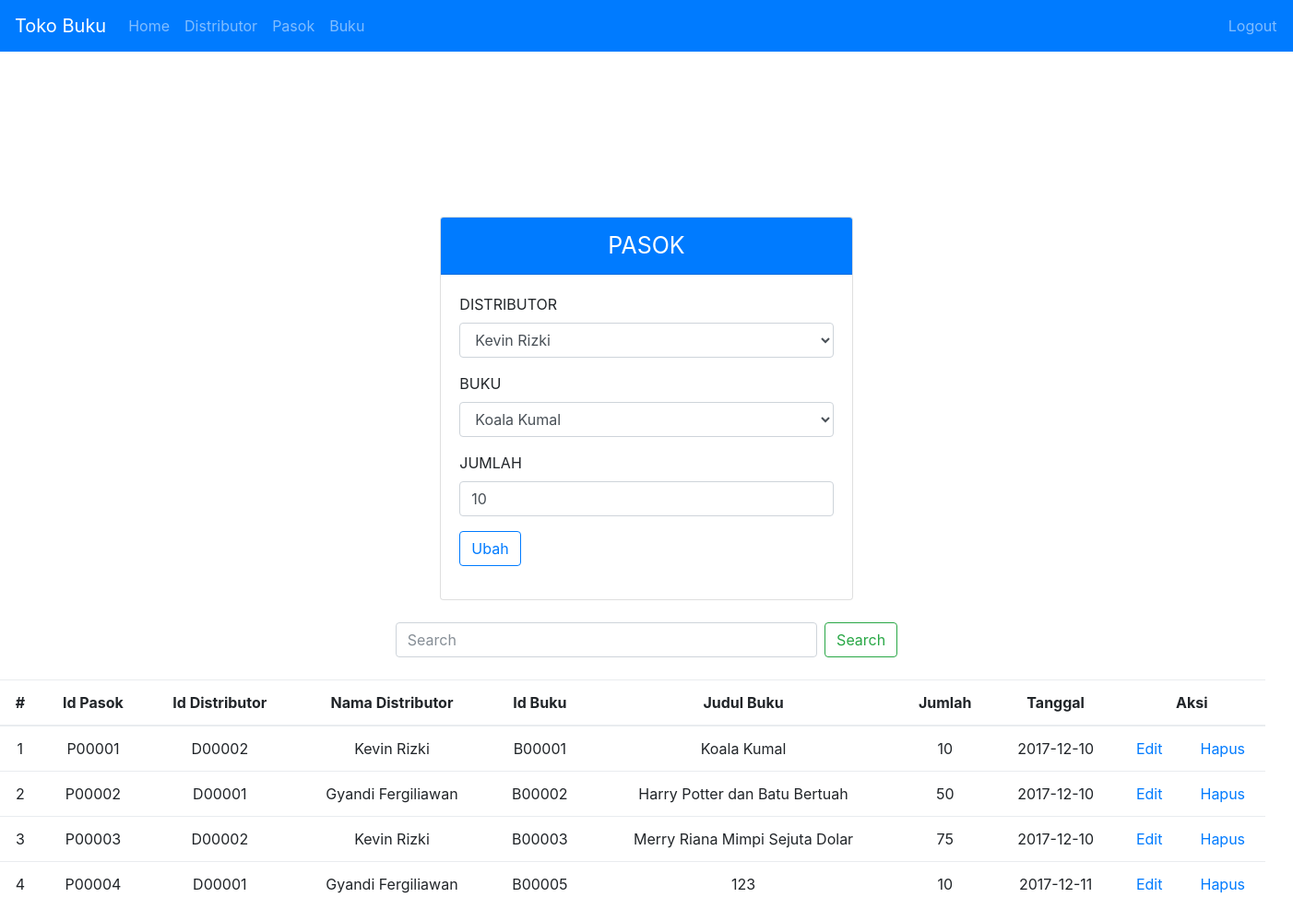
/admin/menu.php?menu=pasok&edit&id=P00001 (signed in), run on the app's committed database.
### tables this page shows
CREATE TABLE IF NOT EXISTS `distributor` (
  `id_distributor` varchar(20) NOT NULL,
  `nama_distributor` varchar(100) NOT NULL,
  `alamat` varchar(225) NOT NULL,
  `telepon` int(11) NOT NULL
);

CREATE TABLE IF NOT EXISTS `buku` (
  `id_buku` varchar(20) NOT NULL,
  `judul` varchar(100) NOT NULL,
  `noisbn` varchar(20) NOT NULL,
  `penulis` varchar(100) NOT NULL,
  `penerbit` varchar(100) NOT NULL,
  `tahun` varchar(10) NOT NULL,
  `stok` int(11) NOT NULL,
  `harga_pokok` varchar(50) NOT NULL,
  `harga_jual` varchar(50) NOT NULL,
  `ppn` varchar(10) NOT NULL,
  `diskon` varchar(10) NOT NULL,
  `foto` varchar(50) NOT NULL
);

CREATE TABLE IF NOT EXISTS `pasok` (
  `id_pasok` varchar(20) NOT NULL,
  `id_distributor` varchar(20) NOT NULL,
  `id_buku` varchar(20) NOT NULL,
  `jumlah` int(11) NOT NULL,
  `tanggal` date NOT NULL
);

### lib/library.php (called while the page is built, shortened)
<?php
	class lib{
		function __construct() {
			$this->koneksi = mysqli_connect('localhost', 'root', '','db_toko_buku');
		}
		function tampil($table, $id) {
			$sql = "SELECT * FROM $table ORDER BY $id ASC";
			$tampil = mysqli_query($this->koneksi,$sql);
			while ($data = mysqli_fetch_array($tampil))
				$isi[] = $data;
			return $isi;
		}
		function edit($table, $where){
			$sql = "SELECT * FROM $table WHERE $where";
			$jalan = mysqli_fetch_array(mysqli_query($this->koneksi,$sql));
			return $jalan;
		}
	}
 ?>

### admin/pasok.php (the view, shortened to what this page needs)
<?php
	$table = 'pasok';
	$where = "id_pasok = '$_GET[id]'";
	$wheree = "id_pasok LIKE '%$_POST[text_cari]%' OR id_distributor LIKE '%$_POST[text_cari]%' OR nama_distributor LIKE '%$_POST[text_cari]%' OR id_buku LIKE '%$_POST[text_cari]%' OR judul LIKE '%$_POST[text_cari]%' OR tanggal LIKE '%$_POST[text_cari]%'";
	$id = "id_pasok";
	$data = "pasok.id_pasok, pasok.id_distributor, distributor.nama_distributor, pasok.id_buku, buku.judul, pasok.jumlah, pasok.tanggal";
	if (isset($_GET['edit'])) {
		@$edit = $perintah->edit($table, $where);
	}
 ?>
<!DOCTYPE html>
<html lang="en">
<head>
	<link rel="stylesheet" href="css/bootstrap.min.css">
</head>
<body>
	<form method="post">
		<div class="row justify-content-md-center text-uppercase">
		<div class="col-md-4 align-items-center">
			<div class="card" style="margin-top: 40%;">
				<div class="card-header badge-primary">
					<i></i><center style="font-size: 25px">PASOK</center>
				</div>
				<div class="card-body">
					<div class="form-group">
						<label>Distributor</label>
						<select name="id_distributor" class="form-control">
							<?php
								 $dit = $perintah->edit("distributor", "id_distributor = '$edit[id_distributor]'");
							 ?>
							<option value="<?php echo $edit['id_distributor'] ?>"><?php echo $dit['nama_distributor'] ?></option>
								<?php
									$dist = $perintah->tampil("distributor", "id_distributor");
								?>
						</select>
					</div>
					<div class="form-group">
						<label>Buku</label>
						<select name="id_buku" class="form-control">
							<?php
								 $dit2 = $perintah->edit("buku", "id_buku = '$edit[id_buku]'");
							 ?>
							<option value="<?php echo $edit['id_buku'] ?>"><?php echo $dit2['judul'] ?></option>
								<?php
									$dist2 = $perintah->tampil("buku", "id_buku");
								?>
						</select>
					</div>
					<div class="form-group">
						<label>Jumlah</label>
						<input type="number" class="form-control" name="jumlah" value="<?php echo $edit['jumlah'] ?>">
					</div>
					<div class="form-group">
						<?php
							if ($_GET['id'] == "") {
						 ?>
						<button class="btn btn-outline-primary" name="simpan">Simpan</button>
						<?php
							} else {
						 ?>
						 <button class="btn btn-outline-primary" name="ubah">Ubah</button>
						 <?php } ?>
					</div>
				</div>
			</div>
		</div>
		</div>
	</form>
	<br />
	<form method="post">
	<div class="form-inline col-md-12 justify-content-center">
		<input class="form-control col-md-4 mr-sm-2" type="search" placeholder="Search" name="text_cari" aria-label="Search">
     	<button class="btn btn-outline-success my-2 my-sm-0" name="cari" type="submit">Search</button>
	</div>
	</form>
	<br />
	<div class="row col-md-12" align="center">
		<table  class="table table-hover">
			<thead>
				<tr>
					<th scope="col" class="text-center">#</th>
					<th scope="col" class="text-center">Id Pasok</th>
					<th scope="col" class="text-center">Id Distributor</th>
					<th scope="col" class="text-center">Nama Distributor</th>
					<th scope="col" class="text-center">Id Buku</th>
					<th scope="col" class="text-center">Judul Buku</th>
					<th scope="col" class="text-center">Jumlah</th>
					<th scope="col" class="text-center">Tanggal</th>
					<th scope="col" colspan="2" class="text-center">Aksi</th>
				</tr>
			</thead>
			<tbody>
				<?php
					$no = 0;
					if(isset($_POST['cari'])) {
					$data = $perintah->cari("query_pasok", $wheree);
					}else{
					$data = $perintah->tampil("query_pasok", $id);
					}
					if ($data == "") {
						echo "<tr><td align='center' colspan='5'>Tidak ada data</td></tr>";
					} else {
						foreach ($data as $isi) {
							$no++
				 ?>
				<tr>
					<td class="text-center"><?php echo $no; ?></td>
					<td class="text-center"><?php echo $isi['id_pasok'] ?></td>
					<td class="text-center"><?php echo $isi['id_distributor'] ?></td>
					<td class="text-center"><?php echo $isi['nama_distributor'] ?></td>
					<td class="text-center"><?php echo $isi['id_buku'] ?></td>
					<td class="text-center"><?php echo $isi['judul'] ?></td>
					<td class="text-center"><?php echo $isi['jumlah'] ?></td>
					<td class="text-center"><?php echo $isi['tanggal'] ?></td>
					<td class="text-center"><a href="?menu=pasok&edit&id=<?php echo $isi['id_pasok'] ?>">Edit</a></td>
					<td class="text-center"><a href="?menu=pasok&hapus&id=<?php echo $isi['id_pasok'] ?>">Hapus</a></td>
				</tr>
				<?php
					}
				}
				 ?>
			</tbody>
		</table>
	</div>
</body>
</html>

### data on the page
distributor: id_distributor "Kevin Rizki"
buku: id_buku "Koala Kumal"
pasok: jumlah "10"

### other printed values
$isi['id_pasok'] "P00001"
$isi['id_distributor'] "D00002"
$isi['nama_distributor'] "Kevin Rizki"
$isi['id_buku'] "B00001"
$isi['judul'] "Koala Kumal"
$isi['jumlah'] "10"
$isi['tanggal'] "2017-12-10"
$isi['id_pasok'] "P00002"
$isi['id_distributor'] "D00001"
$isi['nama_distributor'] "Gyandi Fergiliawan"
$isi['id_buku'] "B00002"
$isi['judul'] "Harry Potter dan Batu Bertuah"
$isi['jumlah'] "50"
$isi['id_pasok'] "P00003"
$isi['id_buku'] "B00003"
